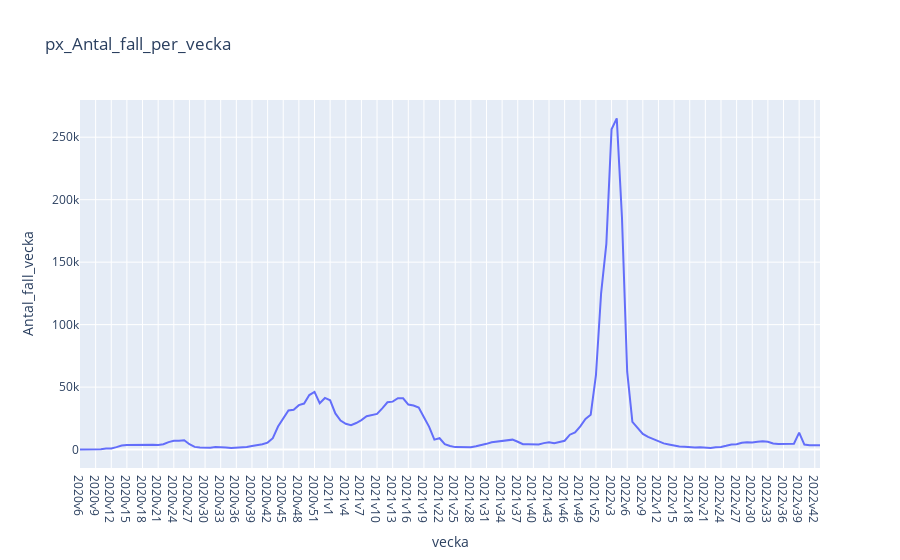

Notebook cell for this chart:
### Code cell
sns_plot_line_chart(df_covid_infection, "vecka", "Antal_fall_vecka", "sns_Antal_fall_per_vecka", PLOT_IMAGE_PATH)
px_plot_line_chart(df_covid_infection, "vecka", "Antal_fall_vecka", "px_Antal_fall_per_vecka", PLOT_IMAGE_PATH)

### Figure 1 — Plotly figure (JSON) as saved in the notebook; plotly's stock layout.template omitted (floating-point values rounded to 4 significant figures; data arrays with more than 128 entries replaced by an {"elided": "..."} marker saying what was removed)
{"data": [{"hovertemplate": "vecka=%{x}<br>Antal_fall_vecka=%{y}<extra></extra>", "legendgroup": "", "line": {"color": "#636efa", "dash": "solid"}, "marker": {"symbol": "circle"}, "mode": "lines", "name": "", "orientation": "v", "showlegend": false, "type": "scatter", "x": {"elided": "143 str values"}, "xaxis": "x", "y": {"elided": "143 int values"}, "yaxis": "y"}], "layout": {"legend": {"tracegroupgap": 0}, "title": {"text": "px_Antal_fall_per_vecka"}, "xaxis": {"anchor": "y", "domain": [0, 1], "title": {"text": "vecka"}}, "yaxis": {"anchor": "x", "domain": [0, 1], "title": {"text": "Antal_fall_vecka"}}}}
